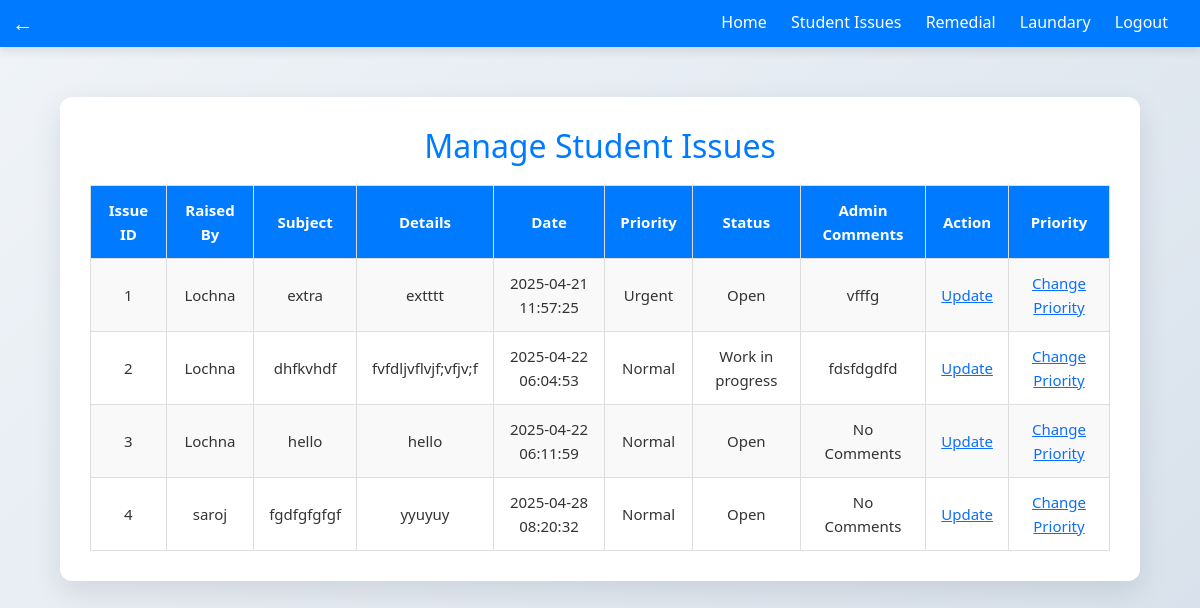
/manage_issues_admin.php (signed in), run on the app's committed database.
### tables this page shows
CREATE TABLE `issues` (
  `issue_id` int(11) not null,
  `raised_by` int(11) NOT NULL,
  `subject` varchar(255) NOT NULL,
  `details` text NOT NULL,
  `priority` enum('urgent','normal') NOT NULL DEFAULT 'normal',
  `date_of_issue` timestamp NOT NULL DEFAULT current_timestamp(),
  `status` enum('open','work in progress','postpone','resolved') DEFAULT 'open',
  `admin_comments` text DEFAULT NULL,
  `action_taken` text DEFAULT NULL,
  `action_resolve_date` date DEFAULT NULL,
  
  `date_submitted` timestamp NOT NULL DEFAULT current_timestamp()
);

CREATE TABLE `users` (
  `id` int(11) NOT NULL,
  `first_name` varchar(100) NOT NULL,
  `last_name` varchar(100) NOT NULL,
  `username` varchar(100) NOT NULL,
  `password` varchar(255) NOT NULL,
  `phone` varchar(20) DEFAULT NULL,
  `email` varchar(100) DEFAULT NULL,
  `grade` varchar(50) DEFAULT NULL,
  `parent_name` varchar(100) DEFAULT NULL,
  `parent_phone` varchar(20) DEFAULT NULL,
  `address` text DEFAULT NULL,
  `role` enum('student','admin') NOT NULL,
  `date_of_admission` date DEFAULT NULL,
  `created_at` timestamp NOT NULL DEFAULT current_timestamp()
);

### manage_issues_admin.php (the view, shortened to what this page needs)
<?php
include 'db.php';
$sql = "SELECT issues.*, users.username FROM issues JOIN users ON issues.raised_by = users.id";
$result = $conn->query($sql);
?>
<!DOCTYPE html>
<html lang="en">
<head>
<link href="https://cdn.jsdelivr.net/npm/bootstrap@5.3.3/dist/css/bootstrap.min.css" rel="stylesheet">
    <link rel="stylesheet" href="style.css">
</head>
<body>
    <?php include"navbar.php"; ?>
    <div class="container table-responsive">
        <h2>Manage Student Issues</h2>
    <table border="1" >
        <tr>
            <th scope="col">Issue ID</th>
            <th scope="col">Raised By</th>
            <th scope="col">Subject</th>
            <th scope="col">Details</th>
            <th scope="col">Date</th>
            <th scope="col">Priority</th>
            <th scope="col">Status</th>
            <th scope="col">Admin Comments</th>
            <th scope="col">Action</th>
            <th scope='col'>Priority</th>
        </tr>
        <?php while ($row = $result->fetch_assoc()) { ?>
            <tr scope="row">
                <td><?php echo $row['issue_id']; ?></td>
                <td><?php echo $row['username']; ?></td>
                <td><?php echo $row['subject']; ?></td>
                <td><?php echo $row['details']; ?></td>
                <td><?php echo $row['date_of_issue']; ?></td>
                <td><?php echo ucfirst($row['priority']); ?></td>
                <td><?php echo ucfirst($row['status']); ?></td>
                <td><?php echo $row['admin_comments'] ?: 'No Comments'; ?></td>
                <td>
                    <a href="update_issue.php?id=<?php echo $row['issue_id']; ?>">Update</a>
                </td>
                <td>
                    <a href="change_priority.php?id=<?=$row['issue_id']?>&p=<?=$row['priority']?>">Change Priority</a>
                </td>
            </tr>
        <?php } ?>
    </table>
    </div>
</body>
</html>

### style.css (style rules this page uses)
* { box-sizing: border-box; margin: 0; padding: 0; }
body { font-family: 'Segoe UI', Tahoma, Geneva, Verdana, sans-serif; background: linear-gradient(135deg, #f0f4f8, #d9e2ec); color: #333; line-height: 1.6; }
.container { background: #ffffff; max-width: 90vw; margin: 50px auto; padding: 30px; border-radius: 12px; box-shadow: 0 10px 30px rgba(0, 0, 0, 0.1); text-align: left; }
h1, h2, h3 { text-align: center; color: #007BFF; margin-bottom: 20px; }
table { width: 100% ; border-collapse: collapse ; margin-top: 20px ; font-size: 15px ; }
th, td { border: 1px solid #ddd !important; padding: 12px 15px ; text-align: center ; }
th { background-color: #007BFF !important; color: white !important; }
tr:nth-child(even) { background-color: #f9f9f9 !important; }

### data on the page
issues: issue_id "1", raised_by.username "Lochna", subject "extra", details "extttt", date_of_issue "2025-04-21 11:57:25", priority "Urgent", status "Open", admin_comments "vfffg"
issues: issue_id "2", raised_by.username "Lochna", subject "dhfkvhdf", details "fvfdljvflvjf;vfjv;f", date_of_issue "2025-04-22 06:04:53", priority "Normal", status "Work in progress", admin_comments "fdsfdgdfd"
issues: issue_id "3", raised_by.username "Lochna", subject "hello", details "hello", date_of_issue "2025-04-22 06:11:59", priority "Normal", status "Open", admin_comments "No Comments"
issues: issue_id "4", raised_by.username "saroj", subject "fgdfgfgfgf", details "yyuyuy", date_of_issue "2025-04-28 08:20:32", priority "Normal", status "Open", admin_comments "No Comments"
